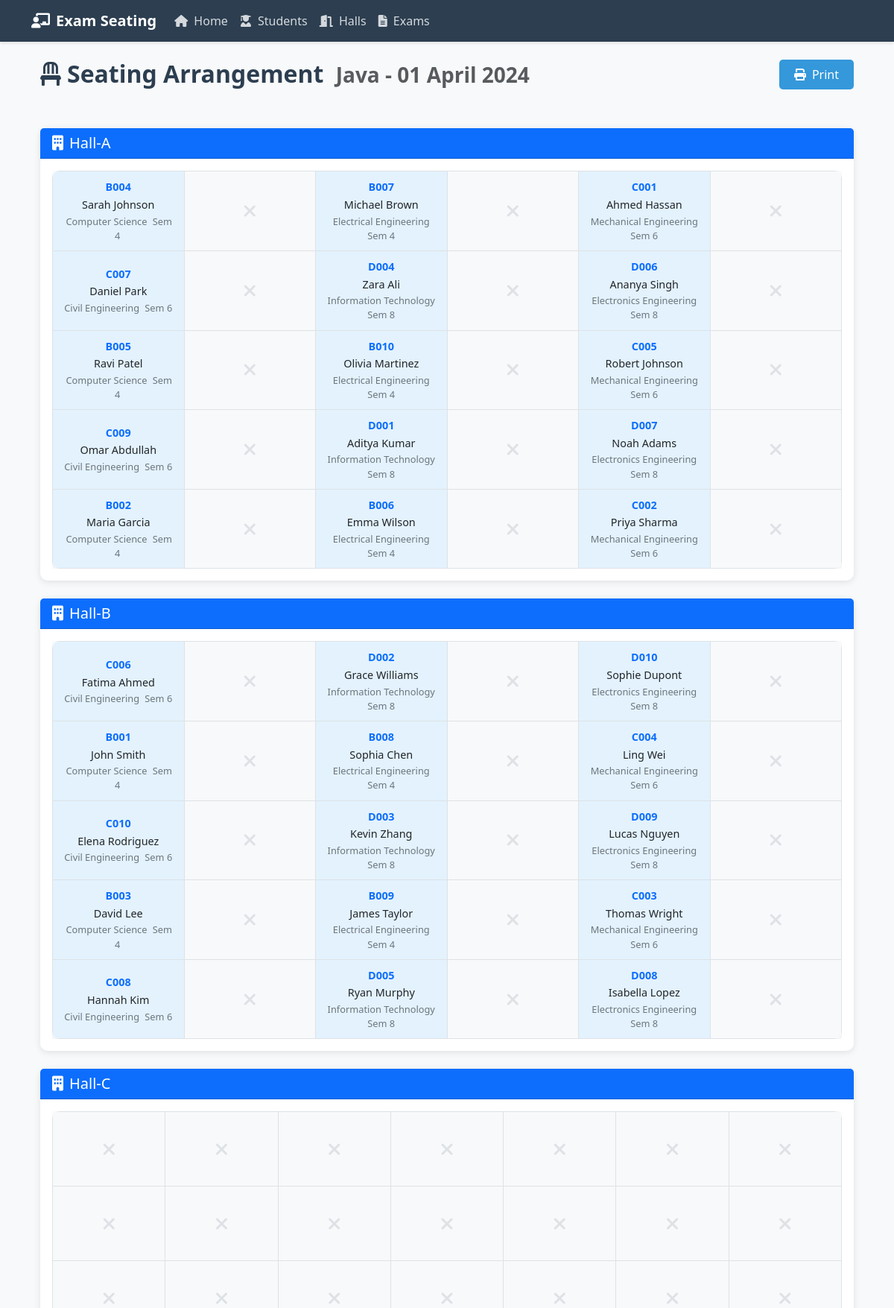
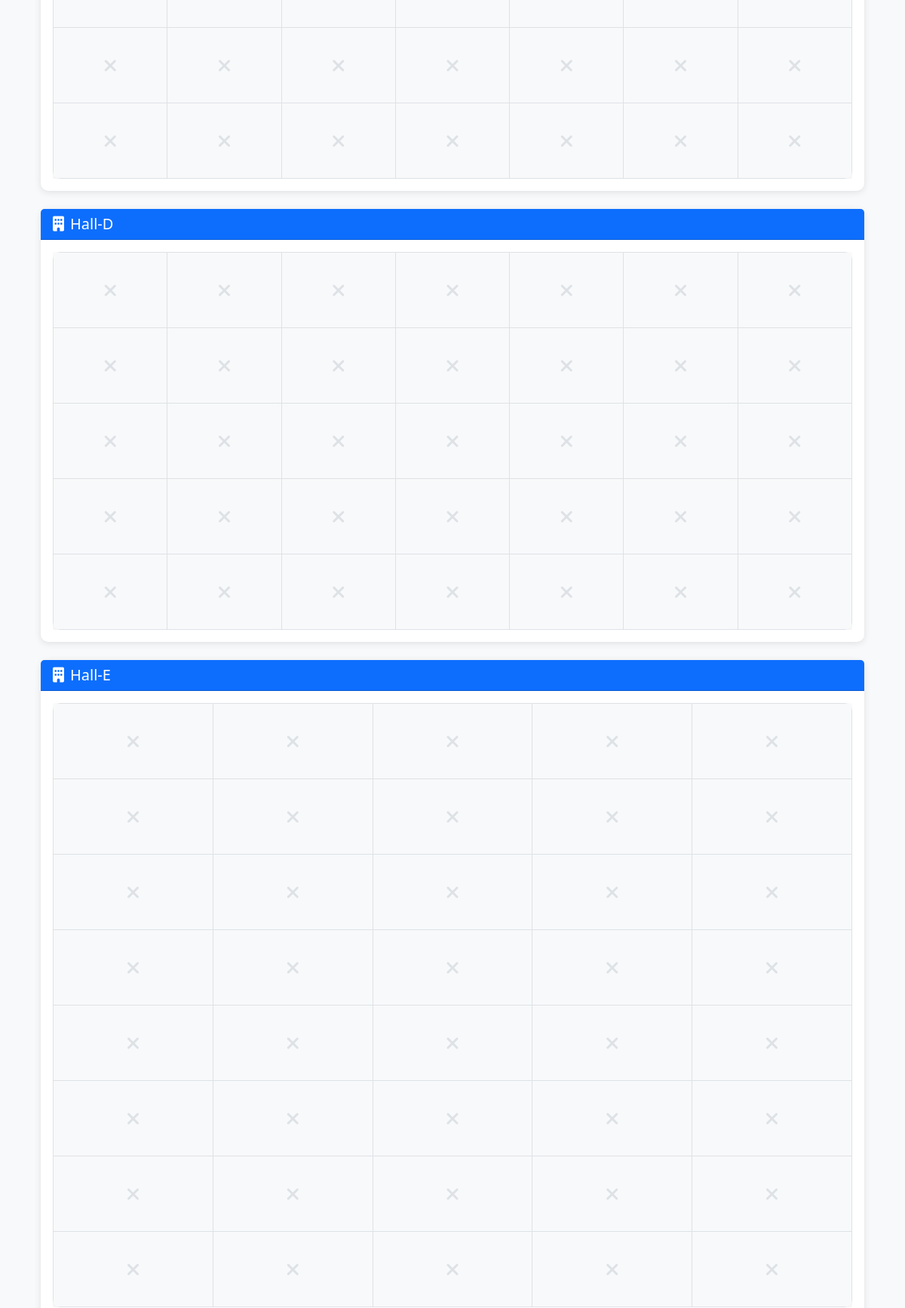
The app's page /view_seating/1 (upper part) with its own data (2 pictures, top to bottom).
### app.py (models this page shows)
class Exam(db.Model):
    id = db.Column(db.Integer, primary_key=True)
    name = db.Column(db.String(100), nullable=False)
    date = db.Column(db.DateTime, nullable=False)
    exam_type = db.Column(db.String(20), nullable=False)  # 'MID' or 'SEMESTER'
    seating_arrangements = db.relationship('SeatingArrangement', backref='exam', lazy=True)

class Hall(db.Model):
    id = db.Column(db.Integer, primary_key=True)
    name = db.Column(db.String(50), unique=True, nullable=False)
    capacity = db.Column(db.Integer, nullable=False)
    rows = db.Column(db.Integer, nullable=False)
    columns = db.Column(db.Integer, nullable=False)
    seating_arrangements = db.relationship('SeatingArrangement', backref='hall', lazy=True)

class Student(db.Model):
    id = db.Column(db.Integer, primary_key=True)
    roll_number = db.Column(db.String(20), unique=True, nullable=False)
    name = db.Column(db.String(100), nullable=False)
    branch = db.Column(db.String(50), nullable=False)
    semester = db.Column(db.Integer, nullable=False)
    seating_arrangements = db.relationship('SeatingArrangement', backref='student', lazy=True)

### app.py (the view)
@app.route('/view_seating/<int:exam_id>')
def view_seating(exam_id):
    exam = Exam.query.get_or_404(exam_id)
    arrangements = SeatingArrangement.query.filter_by(exam_id=exam_id).all()
    halls = Hall.query.all()
    hall_seating = {}
    for hall in halls:
        hall_seating[hall.id] = {
            'name': hall.name,
            'rows': hall.rows,
            'columns': hall.columns,
            'seats': [[None for _ in range(hall.columns)] for _ in range(hall.rows)]
        }
    for arrangement in arrangements:
        hall_id = arrangement.hall_id
        row = arrangement.seat_row
        col = arrangement.seat_column
        student = arrangement.student
        hall_seating[hall_id]['seats'][row][col] = {
            'roll_number': student.roll_number,
            'name': student.name,
            'branch': student.branch,
            'semester': student.semester
        }
    return render_template('seating.html',
                         exam=exam,
                         hall_seating=hall_seating,
                         halls=halls)

### templates/seating.html (shortened to what this page needs)
{% extends "base.html" %}
{% block content %}
<div class="container-fluid">
    <div class="row mb-4">
        <div class="col-12">
            <h2 class="page-title">
                <i class="fas fa-chair me-2"></i>Seating Arrangement
                <small class="text-muted ms-2">{{ exam.name }} - {{ exam.date.strftime('%d %B %Y') }}</small>
                <button class="btn btn-primary float-end" onclick="window.print()">
                    <i class="fas fa-print me-2"></i>Print
                </button>
            </h2>
        </div>
    </div>
    {% if hall_seating %}
        {% for hall_id, hall_data in hall_seating.items() %}
        <div class="card mb-4">
            <div class="card-header bg-primary text-white">
                <h5 class="mb-0">
                    <i class="fas fa-building me-2"></i>{{ hall_data.name }}
                </h5>
            </div>
            <div class="card-body">
                <div class="table-responsive">
                    <table class="table table-bordered seating-table">
                        <tbody>
                            {% for row in range(hall_data.rows) %}
                            <tr>
                                {% for col in range(hall_data.columns) %}
                                    {% set student = hall_data.seats[row][col] %}
                                    {% if student %}
                                    <td class="seat occupied">
                                        <div class="student-info">
                                            <div class="roll-number">{{ student.roll_number }}</div>
                                            <div class="name">{{ student.name }}</div>
                                            <div class="details">
                                                <span class="branch">{{ student.branch }}</span>
                                                <span class="semester">Sem {{ student.semester }}</span>
                                            </div>
                                        </div>
                                    </td>
                                    {% else %}
                                    <td class="seat empty">
                                        <div class="empty-seat">
                                            <i class="fas fa-times"></i>
                                        </div>
                                    </td>
                                    {% endif %}
                                {% endfor %}
                            </tr>
                            {% endfor %}
                        </tbody>
                    </table>
                </div>
            </div>
        </div>
        {% endfor %}
    {% else %}
        <div class="alert alert-info">
            <i class="fas fa-info-circle me-2"></i>
            No seating arrangements generated yet. Please generate seating arrangements first.
        </div>
    {% endif %}
</div>
{% endblock %}

### templates/base.html (style rules this page uses)
:root { --primary-color: #2c3e50; --secondary-color: #3498db; }
body { background-color: #f8f9fa; }
.card { border: none; border-radius: 10px; box-shadow: 0 2px 10px rgba(0,0,0,0.1); transition: transform 0.2s; }
.btn-primary { background-color: var(--secondary-color); border: none; padding: 8px 20px; border-radius: 5px; }
.table { background: white; border-radius: 10px; overflow: hidden; box-shadow: 0 2px 10px rgba(0,0,0,0.1); }
.page-title { color: var(--primary-color); margin-bottom: 30px; font-weight: bold; }

### templates/seating.html (style rules this page uses)
.seating-table { margin-bottom: 0; }
.seat { width: 150px; height: 100px; padding: 10px !important; vertical-align: middle; text-align: center; }
.seat.empty { background-color: #f8f9fa; }
.seat.occupied { background-color: #e3f2fd; }
.student-info { font-size: 0.9rem; }
.student-info .roll-number { font-weight: bold; color: #0d6efd; }
.student-info .name { margin: 2px 0; }
.student-info .details { font-size: 0.8rem; color: #6c757d; }
.student-info .details span { margin: 0 2px; }
.empty-seat { color: #dee2e6; font-size: 1.5rem; }

### records on screen
Exam: name "Java", date "01 April 2024"
Hall: name "Hall-A"
Student: roll_number "B004", name "Sarah Johnson", branch "Computer Science"
Student: roll_number "B007", name "Michael Brown", branch "Electrical Engineering"
Student: roll_number "C001", name "Ahmed Hassan", branch "Mechanical Engineering"
Student: roll_number "C007", name "Daniel Park", branch "Civil Engineering"
Student: roll_number "D004", name "Zara Ali", branch "Information Technology"
Student: roll_number "D006", name "Ananya Singh", branch "Electronics Engineering"
Student: roll_number "B005", name "Ravi Patel", branch "Computer Science"
Student: roll_number "B010", name "Olivia Martinez", branch "Electrical Engineering"
Student: roll_number "C005", name "Robert Johnson", branch "Mechanical Engineering"
Student: roll_number "C009", name "Omar Abdullah", branch "Civil Engineering"
Student: roll_number "D001", name "Aditya Kumar", branch "Information Technology"
Student: roll_number "D007", name "Noah Adams", branch "Electronics Engineering"
Student: roll_number "B002", name "Maria Garcia", branch "Computer Science"
Student: roll_number "B006", name "Emma Wilson", branch "Electrical Engineering"
Student: roll_number "C002", name "Priya Sharma", branch "Mechanical Engineering"
Hall: name "Hall-B"
Student: roll_number "C006", name "Fatima Ahmed", branch "Civil Engineering"
Student: roll_number "D002", name "Grace Williams", branch "Information Technology"
Student: roll_number "D010", name "Sophie Dupont", branch "Electronics Engineering"
Student: roll_number "B001", name "John Smith", branch "Computer Science"
Student: roll_number "B008", name "Sophia Chen", branch "Electrical Engineering"
Student: roll_number "C004", name "Ling Wei", branch "Mechanical Engineering"
Student: roll_number "C010", name "Elena Rodriguez", branch "Civil Engineering"
Student: roll_number "D003", name "Kevin Zhang", branch "Information Technology"
Student: roll_number "D009", name "Lucas Nguyen", branch "Electronics Engineering"
Student: roll_number "B003", name "David Lee", branch "Computer Science"
Student: roll_number "B009", name "James Taylor", branch "Electrical Engineering"
Student: roll_number "C003", name "Thomas Wright", branch "Mechanical Engineering"
Student: roll_number "C008", name "Hannah Kim", branch "Civil Engineering"
Student: roll_number "D005", name "Ryan Murphy", branch "Information Technology"
Student: roll_number "D008", name "Isabella Lopez", branch "Electronics Engineering"
Hall: name "Hall-C"
Hall: name "Hall-D"
Hall: name "Hall-E"

### other values on screen
{{ student.semester }} "4" "4" "6" "6" "8" "8" "4" "4" "6" "6" "8" "8" "4" "4" "6" "6" "8" "8" "4" "4" "6" "6" "8" "8" "4" "4" "6" "6" "8" "8"
